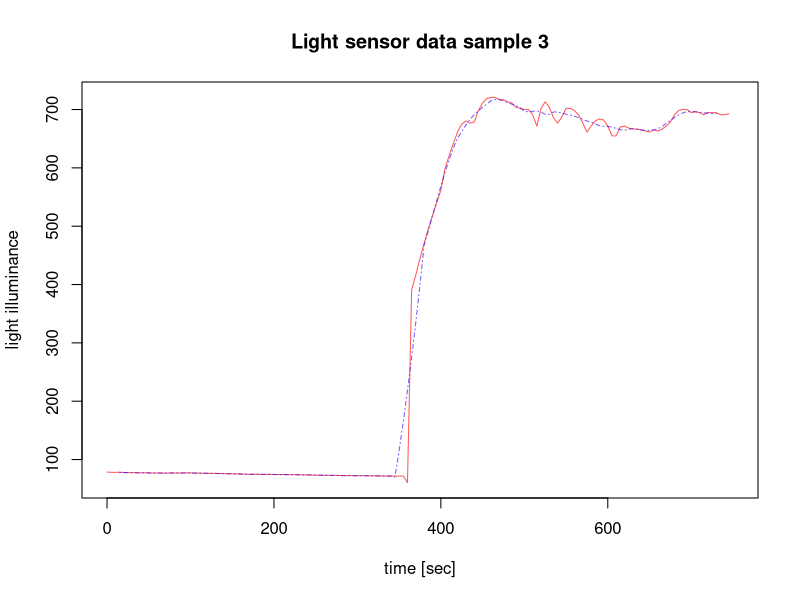

This chart was generated by the following R code:
#
# data captured using the simpel msp430 implementation of light sensor
# first part is ambient light in a room, slightly decreasing.
# Then the sensor was moved under a fluorescent office lamp.
#

folder = "C:/opt/GitHub/SCR/light-sensor-msp430-simple/light-sensor-receiver-python/data"
setwd(folder)
dataset = read.csv("capturedData_3.csv", header=T)
head(dataset)
#light = dataset[,2]
light.ts = ts(dataset[,2], start=0, deltat=5)
plot(light.ts, type='l', lwd=1, xlab="time [sec]", ylab="light illuminance", main="Light sensor data sample 3", col=hsv(0,1,1,.66))

#
# smoothed 
#
light.ts.f1 = filter(light.ts, filter=rep(1/7,7))
lines(light.ts.f1, type='l', lty=4, lwd=1, xlab="time [sec]", ylab="light illuminance", main="Light sensor data - smoothed", col=hsv(.7,1,1,.66))
